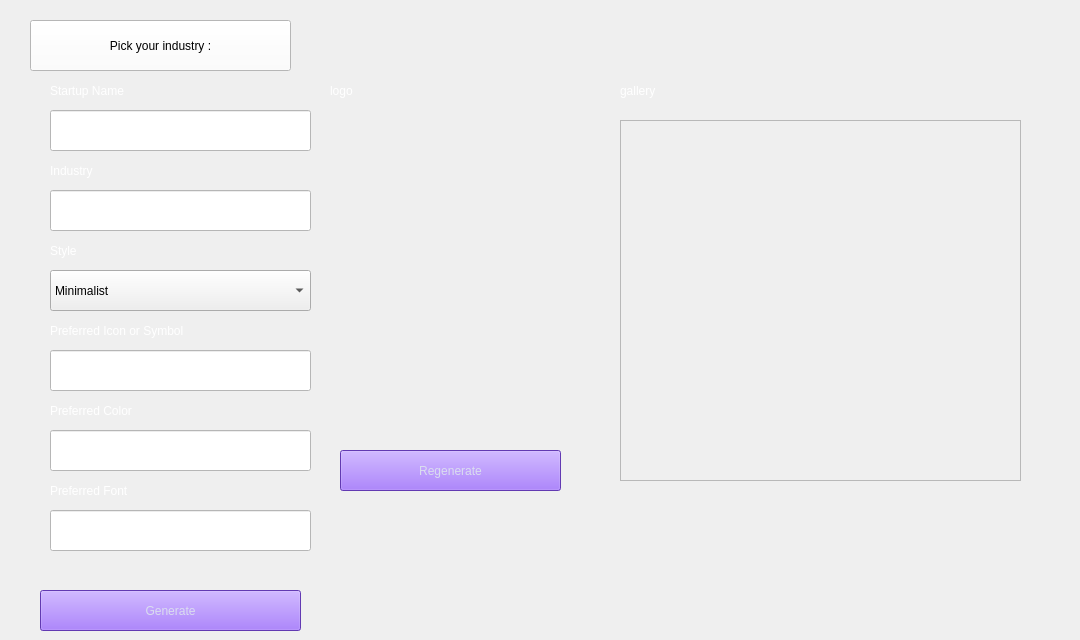
   <widget class="QWidget" name="pushButton_logoTab">
    <attribute name="title">
     <string>logo</string>
    </attribute>
    <widget class="QPushButton" name="pushButton_42">
     <property name="geometry">
      <rect>
       <x>30</x>
       <y>20</y>
       <width>261</width>
       <height>51</height>
      </rect>
     </property>
     <property name="styleSheet">
      <string notr="true">background-color: rgb(255, 255, 255);
border-color: rgb(37, 99, 235);
font: 11pt &quot;Sitka&quot;;
color: rgb(0, 0, 0);

</string>
     </property>
     <property name="text">
      <string>Pick your industry :</string>
     </property>
    </widget>
    <widget class="QLabel" name="name_4">
     <property name="geometry">
      <rect>
       <x>50</x>
       <y>80</y>
       <width>451</width>
       <height>21</height>
      </rect>
     </property>
     <property name="styleSheet">
      <string notr="true">color: rgb(255, 255, 255);

</string>
     </property>
     <property name="text">
      <string>Startup Name</string>
     </property>
    </widget>
    <widget class="QLabel" name="label_106">
     <property name="geometry">
      <rect>
       <x>50</x>
       <y>160</y>
       <width>451</width>
       <height>21</height>
      </rect>
     </property>
     <property name="styleSheet">
      <string notr="true">color: rgb(255, 255, 255);
</string>
     </property>
     <property name="text">
      <string>Industry</string>
     </property>
    </widget>
    <widget class="QLabel" name="label_107">
     <property name="geometry">
      <rect>
       <x>50</x>
       <y>320</y>
       <width>451</width>
       <height>21</height>
      </rect>
     </property>
     <property name="styleSheet">
      <string notr="true">color: rgb(255, 255, 255);
</string>
     </property>
     <property name="text">
      <string>Preferred Icon or Symbol</string>
     </property>
    </widget>
    <widget class="QLineEdit" name="lineEdit_name">
     <property name="geometry">
      <rect>
       <x>50</x>
       <y>110</y>
       <width>261</width>
       <height>41</height>
      </rect>
     </property>
     <property name="styleSheet">
      <string notr="true">color: rgb(0, 0, 0);
background-color: rgb(255, 255, 255);</string>
     </property>
     <property name="text">
      <string/>
     </property>
    </widget>
    <widget class="QLabel" name="label_72">
     <property name="geometry">
      <rect>
       <x>50</x>
       <y>400</y>
       <width>451</width>
       <height>21</height>
      </rect>
     </property>
     <property name="styleSheet">
      <string notr="true">color: rgb(255, 255, 255);

</string>
     </property>
     <property name="text">
      <string>Preferred Color</string>
     </property>
    </widget>
    <widget class="QLabel" name="logoLabel">
     <property name="geometry">
      <rect>
       <x>340</x>
       <y>130</y>
       <width>231</width>
       <height>211</height>
      </rect>
     </property>
     <property name="text">
      <string/>
     </property>
    </widget>
    <widget class="QComboBox" name="comboBox_style">
     <property name="geometry">
      <rect>
       <x>50</x>
       <y>270</y>
       <width>261</width>
       <height>41</height>
      </rect>
     </property>
     <property name="styleSheet">
      <string notr="true"/>
     </property>
     <item>
      <property name="text">
       <string>Minimalist</string>
      </property>
     </item>
     <item>
      <property name="text">
       <string>Modern</string>
      </property>
     </item>
     <item>
      <property name="text">
       <string>Classic</string>
      </property>
     </item>
    </widget>
    <widget class="QLabel" name="label_108">
     <property name="geometry">
      <rect>
       <x>50</x>
       <y>240</y>
       <width>451</width>
       <height>21</height>
      </rect>
     </property>
     <property name="styleSheet">
      <string notr="true">color: rgb(255, 255, 255);
</string>
     </property>
     <property name="text">
      <string>Style</string>
     </property>
    </widget>
    <widget class="QScrollArea" name="logoScrollArea">
     <property name="geometry">
      <rect>
       <x>620</x>
       <y>120</y>
       <width>401</width>
       <height>361</height>
      </rect>
     </property>
     <property name="widgetResizable">
      <bool>true</bool>
     </property>
     <widget class="QWidget" name="scrollAreaWidgetContents">
      <property name="geometry">
       <rect>
        <x>0</x>
        <y>0</y>
        <width>399</width>
        <height>359</height>
       </rect>
      </property>
      <widget class="QWidget" name="galleryLayout" native="true">
       <property name="geometry">
        <rect>
         <x>30</x>
         <y>60</y>
         <width>351</width>
         <height>281</height>
        </rect>
       </property>
      </widget>
     </widget>
    </widget>
    <widget class="QLabel" name="name_5">
     <property name="geometry">
      <rect>
       <x>330</x>
       <y>80</y>
       <width>451</width>
       <height>21</height>
      </rect>
     </property>
     <property name="styleSheet">
      <string notr="true">color: rgb(255, 255, 255);

</string>
     </property>
     <property name="text">
      <string>logo </string>
     </property>
    </widget>
    <widget class="QLabel" name="name_6">
     <property name="geometry">
      <rect>
       <x>620</x>
       <y>80</y>
       <width>451</width>
       <height>21</height>
      </rect>
     </property>
     <property name="styleSheet">
      <string notr="true">color: rgb(255, 255, 255);

</string>
     </property>
     <property name="text">
      <string>gallery</string>
     </property>
    </widget>
    <widget class="QPushButton" name="btnRegenerate">
     <property name="geometry">
      <rect>
       <x>340</x>
       <y>450</y>
       <width>221</width>
       <height>41</height>
      </rect>
     </property>
     <property name="styleSheet">
      <string notr="true">background-color: rgb(137, 81, 249);
font: 12pt &quot;Sitka&quot;;
border-color: rgb(37, 99, 235);
color: rgb(218, 221, 239);</string>
     </property>
     <property name="text">
      <string>Regenerate</string>
     </property>
    </widget>
    <widget class="QLineEdit" name="lineEdit_industry">
     <property name="geometry">
      <rect>
       <x>50</x>
       <y>190</y>
       <width>261</width>
       <height>41</height>
      </rect>
     </property>
     <property name="styleSheet">
      <string notr="true">color: rgb(0, 0, 0);
background-color: rgb(255, 255, 255);</string>
     </property>
     <property name="text">
      <string/>
     </property>
    </widget>
    <widget class="QLineEdit" name="lineEdit_symbol">
     <property name="geometry">
      <rect>
       <x>50</x>
       <y>350</y>
       <width>261</width>
       <height>41</height>
      </rect>
     </property>
     <property name="styleSheet">
      <string notr="true">color: rgb(0, 0, 0);
background-color: rgb(255, 255, 255);</string>
     </property>
     <property name="text">
      <string/>
     </property>
    </widget>
    <widget class="QLineEdit" name="colorEdit">
     <property name="geometry">
      <rect>
       <x>50</x>
       <y>430</y>
       <width>261</width>
       <height>41</height>
      </rect>
     </property>
     <property name="styleSheet">
      <string notr="true">color: rgb(0, 0, 0);
background-color: rgb(255, 255, 255);</string>
     </property>
     <property name="text">
      <string/>
     </property>
    </widget>
    <widget class="QLineEdit" name="fontEdit_2">
     <property name="geometry">
      <rect>
       <x>50</x>
       <y>510</y>
       <width>261</width>
       <height>41</height>
      </rect>
     </property>
     <property name="styleSheet">
      <string notr="true">color: rgb(0, 0, 0);
background-color: rgb(255, 255, 255);</string>
     </property>
     <property name="text">
      <string/>
     </property>
    </widget>
    <widget class="QPushButton" name="pushButton_generate">
     <property name="geometry">
      <rect>
       <x>40</x>
       <y>590</y>
       <width>261</width>
       <height>41</height>
      </rect>
     </property>
     <property name="styleSheet">
      <string notr="true">background-color: rgb(137, 81, 249);
font: 12pt &quot;Sitka&quot;;
border-color: rgb(37, 99, 235);
color: rgb(218, 221, 239);</string>
     </property>
     <property name="text">
      <string>Generate</string>
     </property>
    </widget>
    <widget class="QLabel" name="label_73">
     <property name="geometry">
      <rect>
       <x>50</x>
       <y>480</y>
       <width>451</width>
       <height>21</height>
      </rect>
     </property>
     <property name="styleSheet">
      <string notr="true">color: rgb(255, 255, 255);

</string>
     </property>
     <property name="text">
      <string>Preferred Font	</string>
     </property>
    </widget>
    <widget class="QLabel" name="spinner">
     <property name="geometry">
      <rect>
       <x>320</x>
       <y>590</y>
       <width>32</width>
       <height>32</height>
      </rect>
     </property>
     <property name="text">
      <string/>
     </property>
     <property name="pixmap">
      <pixmap>../Users/ce pc/Documents/NOVAUP/build/spinner.gif</pixmap>
     </property>
    </widget>
   </widget>
